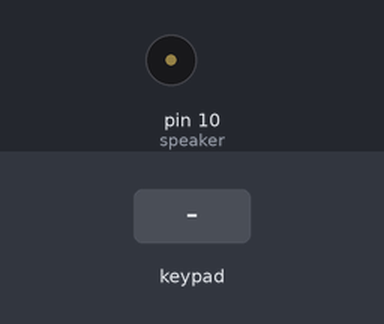
A sketch run on a simulated Arduino Uno, built with avr-gcc and run on an emulated ATmega328P. On the bench: buzzer (waves = sounding). Inputs (shaded band) come from the test bench.

Above: at 1.2 s.
1.3 s: keypad keys 5 4 3 2 pressed 0.4 s apart
At 1.4 s:
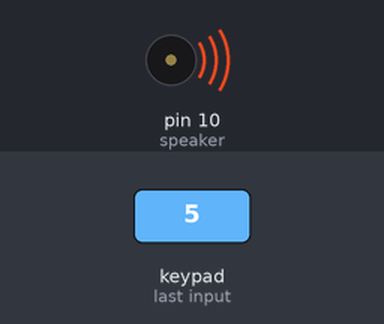
Timing chart, 0 to 4.3 s (numbered marks = the images above; inputs shaded):
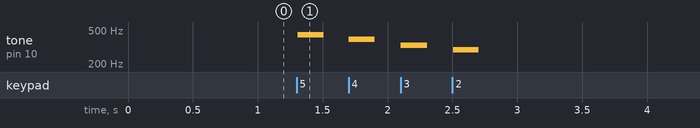

The sketch:

Pentatonic_piano_with_record_feature.ino
```cpp
//Challenge: Upgrade this piano to a level where we can record currenttunes, delete them etc.
//Challenge implementation 0.1:
/*Features:
 * a. Simple pentatonic piano playing.
 * b. There'll be 6 buttons in total.
 * c. 5 buttons for playing 5 notes.
 * d. The remaining button will be used for recording
 * e. Press the button once, the notes played in the next 45 second will be recorded,
 *    a red led will be turned on.
 * f. The user can finish recording before 45 second by pressing the button once again.
 * g. After the recording process is finished, the recording will be playing withing 2 seconds.
 * h. The user can stop it and reset everything by pressing the 6th button one more time.
 *
 *
 *
 */

//Update 1: (31-01-2023) Replacing push buttons with matrics keypad.

#include<Keypad.h>
const byte rows = 4;
const byte cols = 4;

char hexaKeys[rows][cols] =
{
  {'1', '2', '3', 'A'},
  {'4', '5', '6', 'B'},
  {'7', '8', '9', 'C'},
  {'*', '0', '#', 'D'}
};

byte rowPins[rows] = {9, 8, 7, 6};
byte colPins[cols] = {5, 4, 3, 2};

Keypad matrixKeypad = Keypad(makeKeymap(hexaKeys), rowPins, colPins, rows, cols);


#define NOTE_C  262
#define NOTE_D  294
#define NOTE_E  330
#define NOTE_G  392
#define NOTE_A  440

#define speaker 10
#define pause   200

void setup() {


}

long long lastPress = millis();
char pianoKey;

void loop() {
  pianoKey = matrixKeypad.getKey();

  if(matrixKeypad.isPressed('1'))
  {
    tone(speaker, NOTE_C);
     lastPress = millis();
  }

  switch(pianoKey){
    case '1':
    {
     tone(speaker, NOTE_C);
     lastPress = millis();
    }
    break;

    case '2':
    {
      tone(speaker, NOTE_D);
      lastPress = millis();
    }
    break;

    case '3':
    {
       tone(speaker, NOTE_E);
       lastPress = millis();
    }
    break;

    case '4':
    {
        tone(speaker, NOTE_G);
        lastPress = millis();
    }
    break;

    case '5':
    {
      tone(speaker, NOTE_A);
   lastPress = millis();
    }
    break;

    default:
    break;

  }


  if(millis() - lastPress > pause)
  {

    noTone(speaker);

    lastPress = millis();
  }


}
```

Measured:
- after the input at 1.3 s, tone on pin 10 (speaker): plays 440 Hz for 0.20 s, 392 Hz for 0.20 s, 330 Hz for 0.20 s, 294 Hz for 0.20 s, starting at once
